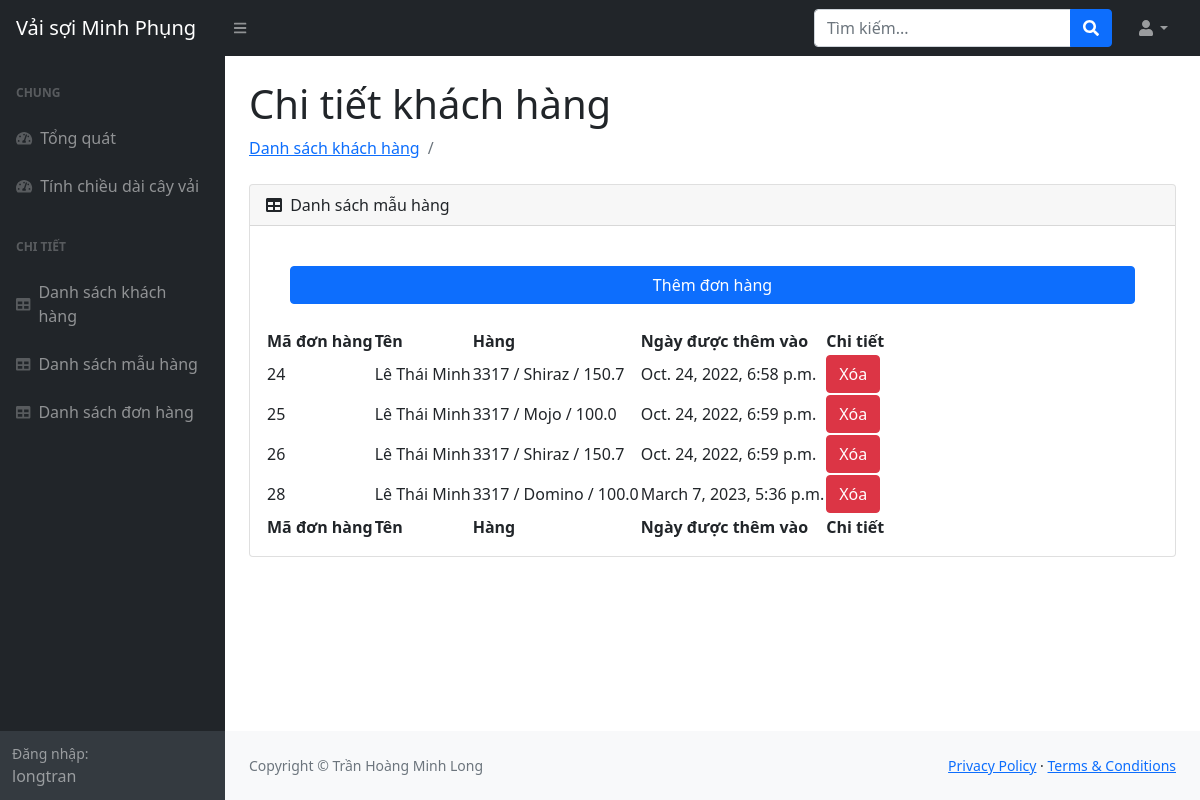
Before: /customer/4 (signed in) with the older database file.
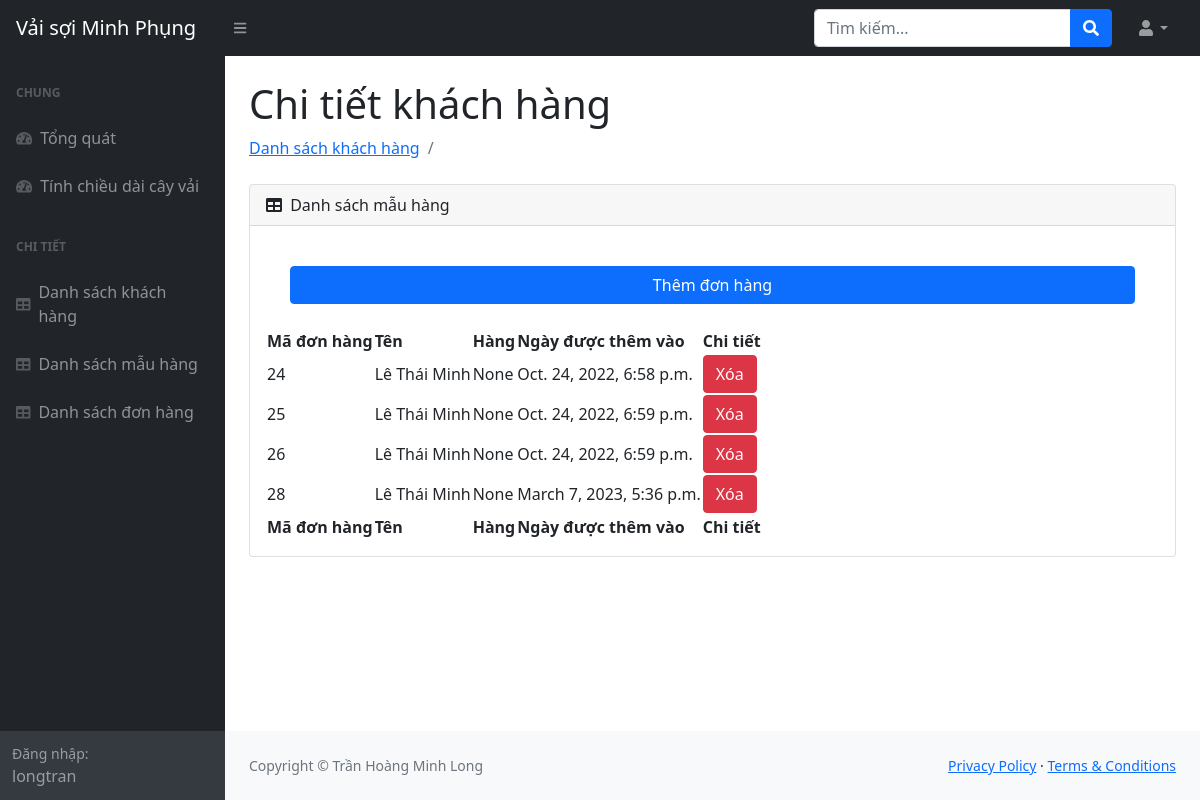
After: the same page with the newer database file.
### management/models.py (models this page shows, shortened)
class Order(models.Model):
    order_id = models.BigAutoField(primary_key=True)
    customer = models.ForeignKey(Customer, null=True, on_delete=models.SET_NULL)
    product = models.ForeignKey(Product, null=True, on_delete=models.SET_NULL)
    order_date = models.DateTimeField(auto_now_add=True, null=True)

class Product(models.Model):
    measurement_unit_choices = [
        ('m', 'meter'),
        ('y', 'yard'),
    ]
    product_id = models.BigAutoField(primary_key=True)
    color = models.CharField(max_length=64)
    hexcolor = models.CharField(max_length=64)
    length = models.FloatField()
    measurement_unit = models.CharField(max_length = 64, choices = measurement_unit_choices)
    type = models.CharField(max_length=64)
    location = models.CharField(max_length=64, null=True)
    measurement_unit = models.CharField(max_length=64, choices=measurement_unit_choices)
    product_date = models.DateTimeField(auto_now_add=True, null=True)
    def __str__(self):
        return f'{self.type} / {self.color} / {self.length}'

class Customer(models.Model):
    customer_id = models.BigAutoField(primary_key=True)
    lastname = models.CharField(max_length=64)
    middlename = models.CharField(max_length=64, null=True)
    firstname = models.CharField(max_length=64)
    phone = models.CharField(max_length=64, null=True)
    socialnumber = models.IntegerField(null=True)
    customer_date = models.DateTimeField(auto_now_add=True, null=True)
    def __str__(self):
        return f'{self.lastname} {self.middlename} {self.firstname}'

### management/decorators.py (the view)
        def wrapper_func(request, *args, **kwargs):
            group = None
            if request.user.groups.exists():
                group = request.user.groups.all()[0].name
            if group in allowed_roles:
                return view_func(request, *args, **kwargs)
            else:
                return HttpResponse("Bạn không có quyền truy cập")

### management/views.py (called while the page is built)
@login_required(login_url="login")
@allowed_users(allowed_roles=["admin"])
def customer(request, pk):
    customer = Customer.objects.get(customer_id=pk)
    order = customer.order_set.all()
    context = {
        "customer": customer,
        "order": order,
    }
    return render(request, "management/tables/customer.html", context)

### management/templates/management/tables/customer.html
{% extends 'management/main.html' %} {%block content%}
<main>
  <div class="container-fluid px-4">
    <h1 class="mt-4">Chi tiết khách hàng</h1>
    <ol class="breadcrumb mb-4">
      <li class="breadcrumb-item">
        <a href="{% url 'customerTable' %}">Danh sách khách hàng</a>
      </li>
      <li class="breadcrumb-item active"></li>
    </ol>
    <div class="card mb-4">
      <div class="card-header">
        <i class="fas fa-table me-1"></i>
        Danh sách mẫu hàng
      </div>
      <div class="card-body">
        <div class="d-grid gap-2">
          <a
            href="{% url 'formOrderCustomer' customer.customer_id%}"
            class="m-4 btn btn-primary"
            type="button"
            >Thêm đơn hàng</a
          >
        </div>
        <table id="datatablesSimple">
          <thead>
            <tr>
              <th>Mã đơn hàng</th>
              <th>Tên</th>
              <th>Hàng</th>
              <th>Ngày được thêm vào</th>
              <th>Chi tiết</th>
            </tr>
          </thead>
          <tfoot>
            <tr>
              <th>Mã đơn hàng</th>
              <th>Tên</th>
              <th>Hàng</th>
              <th>Ngày được thêm vào</th>
              <th>Chi tiết</th>
            </tr>
          </tfoot>
          <tbody>
            {% for order in order %}
            <tr>
              <td>{{order.order_id}}</td>
              <td>{{order.customer}}</td>
              <td>{{order.product}}</td>
              <td>{{order.order_date}}</td>
              <td>
                <a
                  href="{% url 'deleteProduct' order.order_id %}"
                  class="btn btn-danger"
                  >Xóa</a
                >
              </td>
            </tr>
            {% endfor %}
          </tbody>
        </table>
      </div>
    </div>
  </div>
</main>
{%endblock%}

Changed rows visible on the page:
changed Order "Oct. 24, 2022, 6:58 p.m.": product "3317 / Shiraz / 150.7" → "None"
changed Order id 25: product "3317 / Mojo / 100.0" → "None"
changed Order id 26: product "3317 / Shiraz / 150.7" → "None"
changed Order "March 7, 2023, 5:36 p.m.": product "3317 / Domino / 100.0" → "None"
